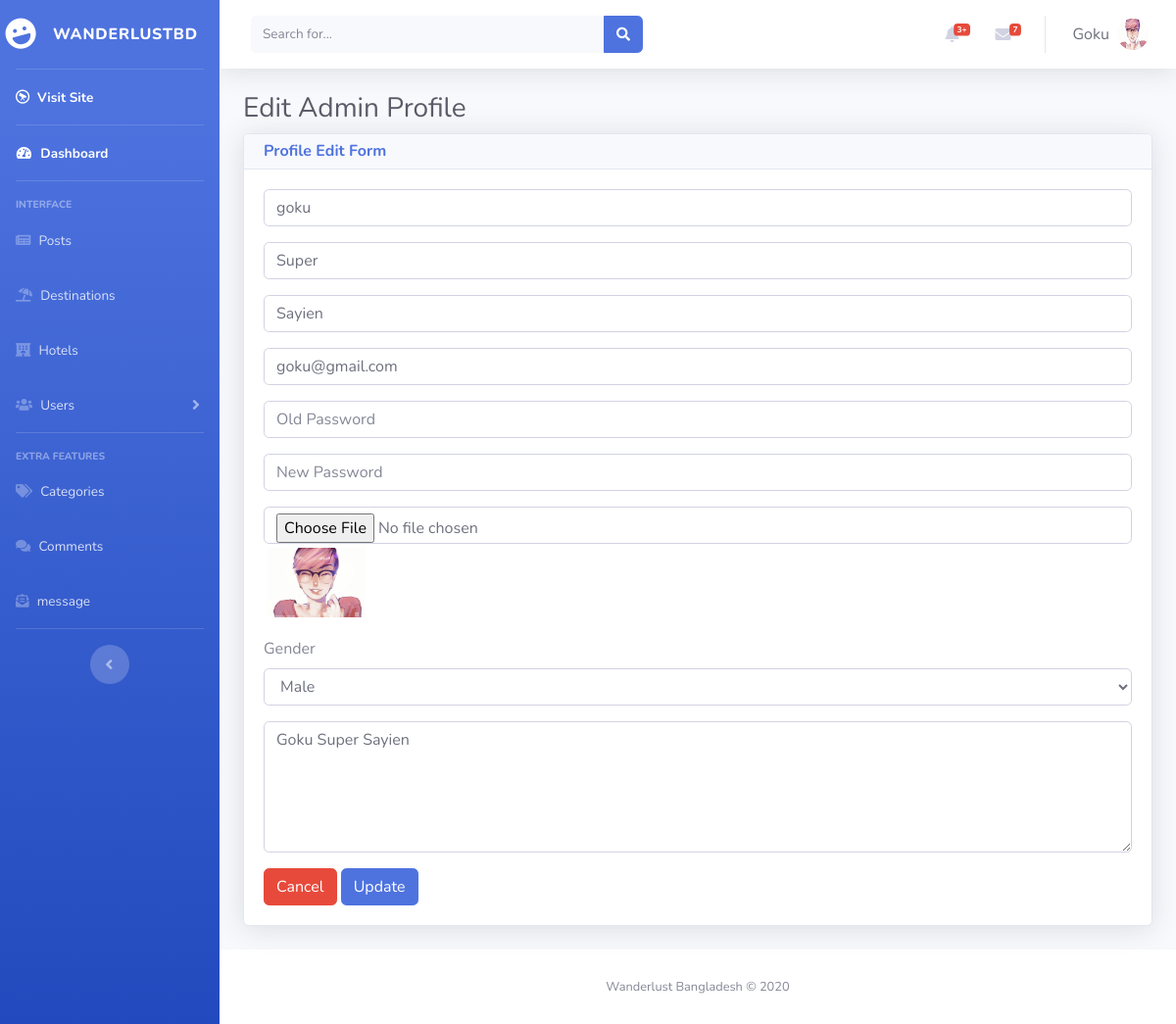
Screenshot of /admin/edit_profile.php (signed in) with the database file from the repository.
### tables this page shows
CREATE TABLE `users` (
  `id` int(11) NOT NULL,
  `username` varchar(255) NOT NULL,
  `email` varchar(255) NOT NULL,
  `password` text NOT NULL,
  `profile_pic` varchar(255) NOT NULL,
  `is_active` varchar(3) NOT NULL,
  `post_id` int(11) NOT NULL,
  `role` varchar(255) NOT NULL DEFAULT 'Admin',
  `join_date` datetime NOT NULL DEFAULT current_timestamp() ON UPDATE current_timestamp(),
  `first_name` varchar(255) NOT NULL,
  `last_name` varchar(255) NOT NULL,
  `gender` varchar(10) NOT NULL,
  `bio` text NOT NULL
);

### admin/edit_profile.php (the view, shortened to what this page needs)
<?php
include "include/header.php";
?>
<?php include "include/sidenavbar.php";
if (isset($_SESSION['username'])) {
    $user = $_SESSION['username'];
    $sql = mysqli_query($conn, "SELECT * FROM users WHERE username = '$user'");
    $row = mysqli_fetch_assoc($sql);
    $username = $row['username'];
    $profile_pic = $row['profile_pic'];
    $email = $row['email'];
    $fname = $row['first_name'];
    $lname = $row['last_name'];
    $bio = $row['bio'];
?>
    <div id="content-wrapper" class="d-flex flex-column">
        <div id="content">
            <?php include "include/topnavbar.php";  ?>
            <div class="container-fluid">
                <h1 class="h3 mb-2 text-gray-800">Edit Admin Profile</h1>
                <div class="card shadow mb-4">
                    <div class="card-header py-2">
                        <h6 class="m-0 font-weight-bold text-primary">Profile Edit Form</h6>
                    </div>
                    <div class="card-body">
                        <form action="" method="POST" enctype="multipart/form-data">
                            <div class="form-group">
                                <input type="text" class="form-control form-control-user" name="edit_username" value="<?php echo $username; ?>" id="exampleUserName" placeholder="User Name">
                            </div>
                            <div class="form-group">
                                <input type="text" class="form-control form-control-user" name="edit_fname" value="<?php echo $fname; ?>" id="exampleFirstName" placeholder="First Name">
                            </div>
                            <div class="form-group">
                                <input type="text" class="form-control form-control-user" name="edit_lname" value="<?php echo $lname; ?>" id="exampleLastName" placeholder="Last  Name">
                            </div>
                            <div class="form-group">
                                <input type="email" class="form-control form-control-user" name="edit_email" value="<?php echo $email; ?>" id="exampleInputEmail" placeholder="Email Address">
                            </div>
                            <div class="form-group">
                                <input type="password" class="form-control form-control-user" name="old_password" value="" id="#oldPwd" placeholder="Old Password">
                            </div>
                            <div class="form-group">
                                <input type="password" class="form-control form-control-user" name="new_password" value="" id="exampleInputPassword" placeholder="New Password">
                            </div>
                            <div class="form-group">
                                <input type="file" class="form-control form-control-user" name="image" value="<?php echo $profile_pic; ?>">
                                <div class="p-1">
                                    <img src="<?php echo $profile_pic; ?>" alt="" width="100px">
                                </div>
                            </div>
                            <div class="form-group">
                                <label>Gender</label>
                                <select name="gender" id="gender" class="form-control">
                                    <option value="Male">Male</option>
                                </select>
                            </div>
                            <div class="form-group">
                                <textarea name="bio" class="form-control" id="bio" cols="" rows="5" placeholder="Add Bio"><?php echo $bio; ?> </textarea>
                            </div>
                            <a href="profile.php" class="btn btn-danger">Cancel</a>
                            <button type="submit" name="edit_user" class="btn btn-primary">Update</button>
                        </form>
                    </div>
                </div>
            </div>
            <?php include "include/footer.php"; ?>
            <?php include "include/scripts.php"; ?>
        <?php
    }
        ?>

### admin/include/topnavbar.php (shortened to what this page needs)
<nav class="navbar navbar-expand navbar-light bg-white topbar mb-4 static-top shadow">
    <form class="d-none d-sm-inline-block form-inline mr-auto ml-md-3 my-2 my-md-0 mw-100 navbar-search">
        <div class="input-group">
            <input type="text" class="form-control bg-light border-0 small" placeholder="Search for..." aria-label="Search" aria-describedby="basic-addon2">
            <div class="input-group-append">
                <button class="btn btn-primary" type="button">
                    <i class="fas fa-search fa-sm"></i>
                </button>
            </div>
        </div>
    </form>
    <ul class="navbar-nav ml-auto">
        <li class="nav-item dropdown no-arrow mx-1">
            <a class="nav-link dropdown-toggle" href="#" id="alertsDropdown" role="button" data-toggle="dropdown" aria-haspopup="true" aria-expanded="false">
                <i class="fas fa-bell fa-fw"></i>
                <span class="badge badge-danger badge-counter">3+</span>
            </a>
        </li>
        <li class="nav-item dropdown no-arrow mx-1">
            <a class="nav-link dropdown-toggle" href="#" id="messagesDropdown" role="button" data-toggle="dropdown" aria-haspopup="true" aria-expanded="false">
                <i class="fas fa-envelope fa-fw"></i>
                <span class="badge badge-danger badge-counter">7</span>
            </a>
        </li>
        <li class="nav-item dropdown no-arrow">
            <a class="nav-link dropdown-toggle" id="userDropdown" role="button" data-toggle="dropdown" aria-haspopup="true" aria-expanded="false">
                <span class="mr-2 d-none d-lg-inline text-gray-700 large">
                    <?php echo ucfirst($username); ?>
                </span>
                <img src="<?php echo $profile_pic; ?>" alt="profile_Pic" class="img-profile rounded-circle">
            </a>
        </li>
    </ul>
</nav>

### rows the page displays
users: username "Goku", profile_pic (picture), edit_username "goku", edit_fname "Super", edit_lname "Sayien", edit_email "goku@gmail.com", bio "Goku Super Sayien"
